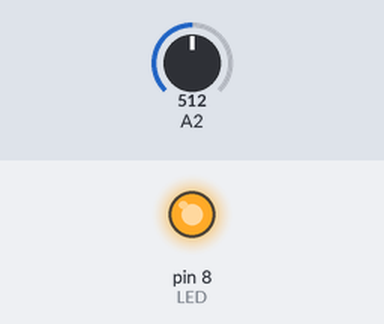
Simulated run of this sketch. Board: Arduino Uno, built with avr-gcc and run on an emulated ATmega328P. Parts: output pins drawn as LEDs (lit = HIGH). Inputs (shaded band) come from the test bench; at power-on: A2 = 512.

Above: at 1.2 s.
1.3 s: A2 set to 498
At 2.5 s:
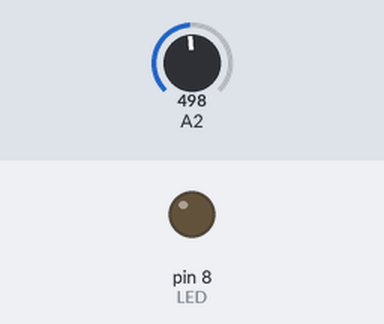
2.8 s: A2 set to 716
At 3.6 s:
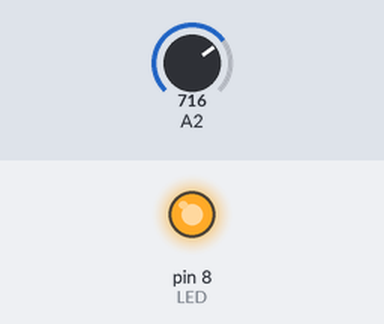
4.3 s: A2 set to 511
At 4.7 s:
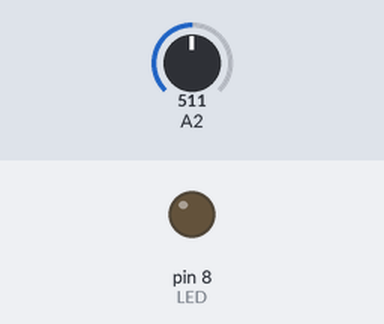
Timing chart, 0 to 7.3 s (numbered marks = the images above; inputs shaded):
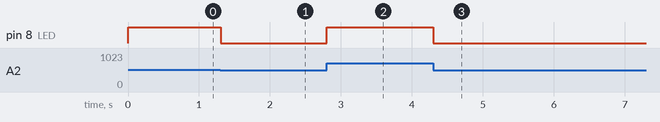

The sketch:

E06B_Brightness_Analog_Input.ino
```cpp
// Example 06B: Set the brightness of LED to
// a brightness specified by the
// value of the analog input

const int LED = 8;

int val = 0;

void setup() {
  pinMode(LED, OUTPUT);
}

void loop() {
  val = analogRead(2);
  analogWrite(LED, val/4);
  delay(10);
}
```

Measured:
- the behaviour switches between 512 and 511 on A2 (found by bisection; images 0 and 1)
- after the input at 1.3 s, pin 8 (LED): HIGH → LOW at once
- after the input at 2.8 s, pin 8 (LED): LOW → HIGH at once
- after the input at 4.3 s, pin 8 (LED): HIGH → LOW at once
